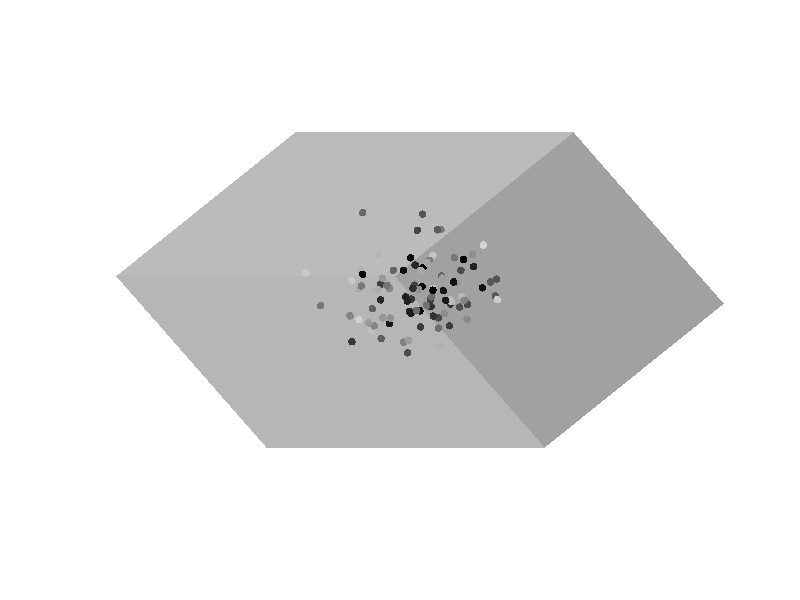
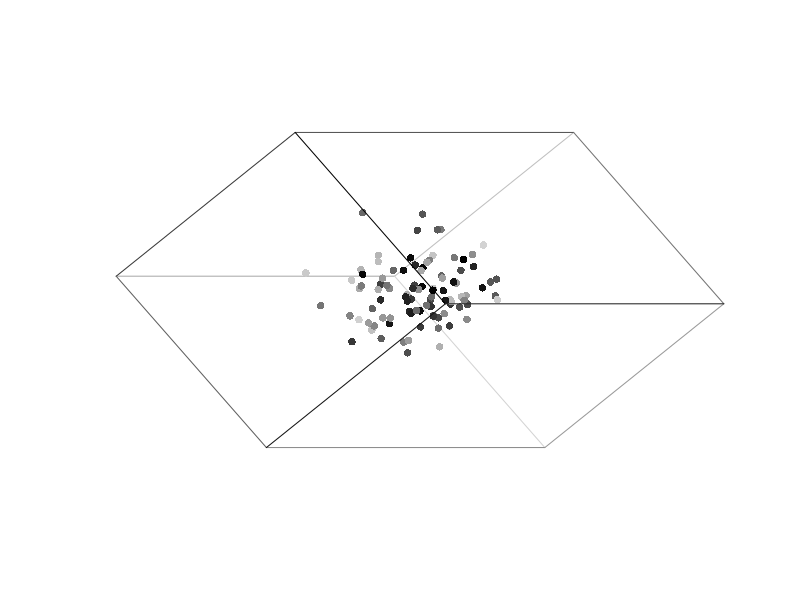
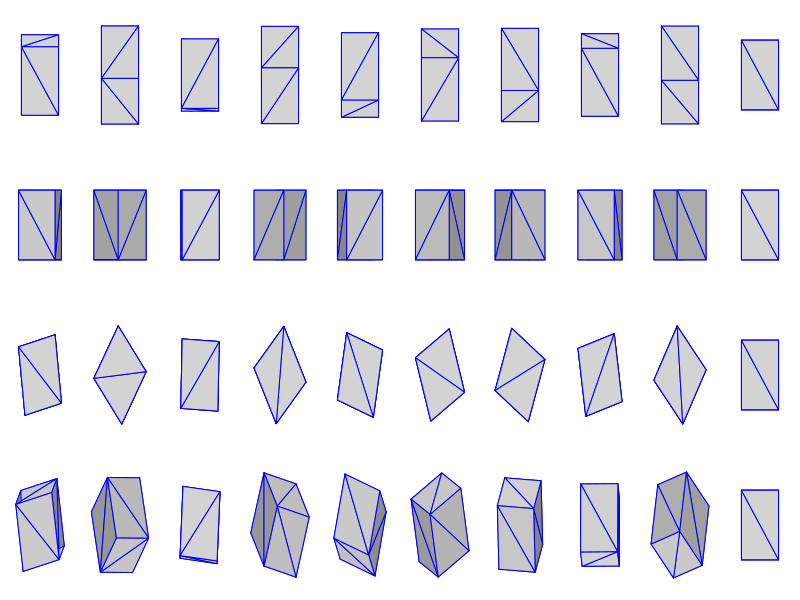
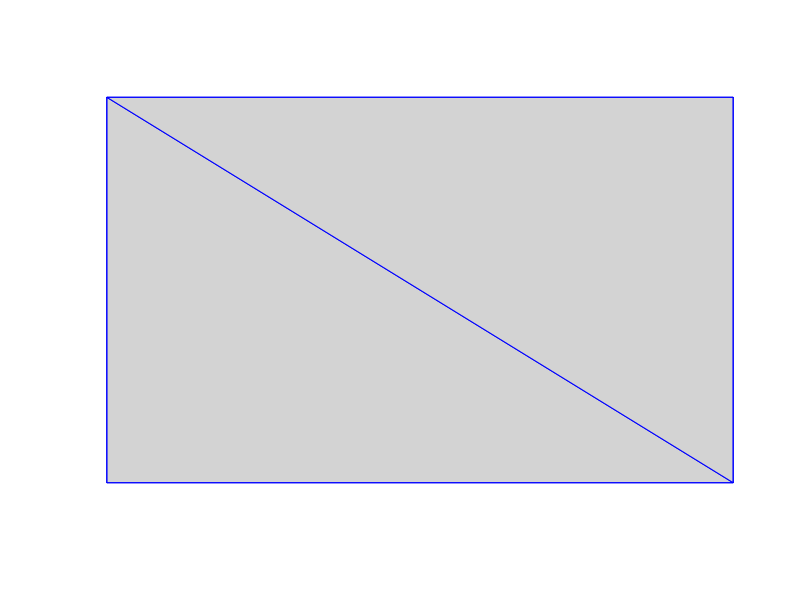

These figures' R source, in order:

#  8 ------ 7
# /|       /|
# 5 ------ 6|
# ||      | |
# |4 ------ 3
# |/      |/
# 1 ------2


#################################################################################
# Functions for rotating and plotting 3D-objects (points, wireframes or polygons)
#################################################################################

xRotate=function(theta,rver){
	while(theta>=360) theta=theta-360
	theta[theta<0]=0
	theta=theta*pi/180
	ct=cos(theta)
	st=sin(theta)
	rver2=rver
	rver2["yx"]=rver["yx"]*ct+rver["zx"]*st
	rver2["yy"]=rver["yy"]*ct+rver["zy"]*st
	rver2["yz"]=rver["yz"]*ct+rver["zz"]*st
	rver2["y0"]=rver["y0"]*ct+rver["z0"]*st
	rver2["zx"]=rver["zx"]*ct-rver["yx"]*st
	rver2["zy"]=rver["zy"]*ct-rver["yy"]*st
	rver2["zz"]=rver["zz"]*ct-rver["yz"]*st
	rver2["z0"]=rver["z0"]*ct-rver["y0"]*st
	rver2
}
yRotate=function(theta,rver){
	while(theta>=360) theta=theta-360
	theta[theta<0]=0
	theta=theta*pi/180
	ct=cos(theta)
	st=sin(theta)
	rver2=rver
	rver2["xx"]=rver["xx"]*ct+rver["zx"]*st
	rver2["xy"]=rver["xy"]*ct+rver["zy"]*st
	rver2["xz"]=rver["xz"]*ct+rver["zz"]*st
	rver2["x0"]=rver["x0"]*ct+rver["z0"]*st
	rver2["zx"]=rver["zx"]*ct-rver["xx"]*st
	rver2["zy"]=rver["zy"]*ct-rver["xy"]*st
	rver2["zz"]=rver["zz"]*ct-rver["xz"]*st
	rver2["z0"]=rver["z0"]*ct-rver["x0"]*st
	rver2
}
zRotate=function(theta,rver){
	while(theta>=360) theta=theta-360
	theta[theta<0]=0
	theta=theta*pi/180
	ct=cos(theta)
	st=sin(theta)
	rver2=rver
	rver2["yx"]=rver["yx"]*ct+rver["xx"]*st
	rver2["yy"]=rver["yy"]*ct+rver["xy"]*st
	rver2["yz"]=rver["yz"]*ct+rver["xz"]*st
	rver2["y0"]=rver["y0"]*ct+rver["x0"]*st
	rver2["xx"]=rver["xx"]*ct-rver["yx"]*st
	rver2["xy"]=rver["xy"]*ct-rver["yy"]*st
	rver2["xz"]=rver["xz"]*ct-rver["yz"]*st
	rver2["x0"]=rver["x0"]*ct-rver["y0"]*st
	rver2
}
scale=function(rver,fx,fy,fz){
	rver["xx"]=rver["xx"]*fx;rver["xy"]=rver["xy"]*fx;rver["xz"]=rver["xz"]*fx;rver["x0"]=rver["x0"]*fx
	rver["yx"]=rver["yx"]*fy;rver["yy"]=rver["yy"]*fy;rver["yz"]=rver["yz"]*fy;rver["y0"]=rver["y0"]*fy
	rver["zx"]=rver["zx"]*fz;rver["zy"]=rver["zy"]*fz;rver["zz"]=rver["zz"]*fz;rver["z0"]=rver["z0"]*fz
	rver
}
translate=function(rver,fx,fy,fz){
	rver["x0"]=rver["x0"]+fx
	rver["y0"]=rver["y0"]+fy
	rver["z0"]=rver["z0"]+fz
	rver
}
unit=function(){
	rver=numeric(0)
	rver["xx"]=1; rver["xy"]=0; rver["xz"]=0; rver["x0"]=0
	rver["yx"]=0; rver["yy"]=1; rver["yz"]=0; rver["y0"]=0
	rver["zx"]=0; rver["zy"]=0; rver["zz"]=1; rver["z0"]=0
	rver
}
toString=function(rver) {
	x=paste0("[",rver["x0"],",",rver["xx"],",",rver["xy"],",",rver["xz"],";\n",
		     rver["y0"],",",rver["yx"],",",rver["yy"],",",rver["yz"],";\n",
		     rver["z0"],",",rver["zx"],",",rver["zy"],",",rver["zz"],"]");
	message(x);return(x);
}
form=function(form="cube")
	if(form=="cube") {
		message("  8 ------ 7 \n /|       /| \n 5 ------ 6| \n ||      | | \n |4 ------ 3 \n |/      |/  \n 1 ------2   ")
		return(list(
		"ver"=c(-1,-1,-1, +1,-1,-1, +1,-1,+1, -1,-1,+1, -1,+1,-1, +1,+1,-1, +1,+1,+1, -1,+1,+1),
		"con"=c(1,2, 2,3, 3,4, 1,4, 5,6, 6,7, 7,8, 5,8, 1,5, 2,6, 3,7, 4,8),
		"pol"=c(1,2,3, 1,3,4, 5,6,7, 5,7,8, 1,2,5, 2,5,6, 2,3,7, 2,6,7, 1,4,8, 1,5,8, 3,4,8, 3,7,8)))
	}
toVer=function(x,y,z){
	c(sapply(1:length(x), function(i) c(x[i],y[i],z[i])))
}
transform=function(ver,rver,thetaX=NULL,thetaY=NULL,thetaZ=NULL,persp=0){
	tver=ver*0
	if(!is.null(thetaX)) rver=xRotate(thetaX,rver)
	if(!is.null(thetaY)) rver=yRotate(thetaY,rver)
	if(!is.null(thetaZ)) rver=zRotate(thetaZ,rver)
	for(i in seq(length(ver),1,by=-3)-2){
		tver[i+0]=ver[i]*rver["xx"]+ver[i+1]*rver["xy"]+ver[i+2]*rver["xz"]+rver["x0"]
		tver[i+1]=ver[i]*rver["yx"]+ver[i+1]*rver["yy"]+ver[i+2]*rver["yz"]+rver["y0"]
		tver[i+2]=ver[i]*rver["zx"]+ver[i+1]*rver["zy"]+ver[i+2]*rver["zz"]+rver["z0"]
		if(persp>0){
			tver[i+0]=tver[i+0]*(1-tver[i+2]/persp)
			tver[i+1]=tver[i+1]*(1-tver[i+2]/persp)
		}
	}
	return(tver)
}
colourPolygons=function(tver,pol,col1="lightgrey",returnDegree=F){
	d=numeric(0)
	toDegree <- function(rad) rad * 57.29577951308232286465 # double for 180/pi
	for(i in seq(1,length(pol),by=3)){
		x1=tver[pol[i]*3-2]
		y1=tver[pol[i]*3-1]
		z1=tver[pol[i]*3-0]
		x2=tver[pol[i+1]*3-2]
		y2=tver[pol[i+1]*3-1]
		z2=tver[pol[i+1]*3-0]
		x3=tver[pol[i+2]*3-2]
		y3=tver[pol[i+2]*3-1]
		z3=tver[pol[i+2]*3-0]
		v1=(y1-y2)*(z3-z2)-(z1-z2)*(y3-y2)
		v2=(z1-z2)*(x3-x2)-(x1-x2)*(z3-z2)
		v3=(x1-x2)*(y3-y2)-(y1-y2)*(x3-x2)
		d=c(d,asin(sqrt((v1*v1)/(v1*v1+v2*v2+v3*v3))))
	}
	d=toDegree(d)
	if(returnDegree) return(d)
	d=round(d)
	cols=unlist(lapply(1:length(d),function(i){
		print(col2rgb(col1))
		print(d)
		apply(col2rgb(col1), 2, function(x)
			rgb( max(0,min(1,(x[1]-d[i])/255)),max(0,min(1,(x[2]-d[i])/255)),max(0,min(1,(x[3]-d[i])/255)) )
		)
	}))
	cols
 	}
sortCon=function(con,tver,fun=mean){
	for(i in seq(1,length(con),by=2))
	for(j in seq(1,length(con),by=2))
	if(fun(c(tver[con[i]*3],ver[con[i+1]*3])) > fun(c(tver[con[j]*3],tver[con[j+1]*3]))){
		h1=con[i];h2=con[i+1];
		con[i]=con[j];con[i+1]=con[j+1];
		con[j]=h1;con[j+1]=h2;
	}
	con
}
sortPol=function(pol,tver,fun=mean){
	for(i in seq(1,length(pol),by=3))
	for(j in seq(1,length(pol),by=3))
	if(fun(c(tver[pol[i]*3],tver[pol[i+1]*3],tver[pol[i+2]*3])) > fun(c(tver[pol[j]*3],tver[pol[j+1]*3],tver[pol[j+2]*3]))){
		h1=pol[i];h2=pol[i+1];h3=pol[i+2];
		pol[i]=pol[j];pol[i+1]=pol[j+1];pol[i+2]=pol[j+2];
		pol[j]=h1;pol[j+1]=h2;pol[j+2]=h3;
	}
	pol
}
plotPoints=function(tver,rver,con,add=F,col1="lightgrey",col2="black",subset=NULL,lim=NULL){
	if(is.null(lim)) {
	if(add==F) plot(c(min(tver),max(tver)),c(min(tver),max(tver)),type="n",axes=F,xlab=NA,ylab=NA)}else
	if(add==F) plot(c(lim[1],lim[2]),c(lim[1],lim[2]),type="n",axes=F,xlab=NA,ylab=NA)
	z=sapply(seq(1,length(tver),by=3),function(i) tver[i+2])
	cols=colorRampPalette(c(col2,col1))(length(levels(as.factor(z))));
	if(!is.null(subset)){
		if(subset=="front")cols[z<=0]=NA
		if(subset=="back")cols[z>0]=NA
	}
	co=0
	for(i in seq(1,length(tver),by=3)){
		co=co+1
		points(tver[i+0],tver[i+1],pch=16,col=cols[rank(z,ties.method="min")[co]])
	}
}
plotWireframe=function(tver,rver,con,add=F,col1="lightgrey",col2="black",subset=NULL,lim=NULL,fun=mean){
	if(is.null(lim)) {
	if(add==F) plot(c(min(tver),max(tver)),c(min(tver),max(tver)),type="n",axes=F,xlab=NA,ylab=NA)}else
	if(add==F) plot(c(lim[1],lim[2]),c(lim[1],lim[2]),type="n",axes=F,xlab=NA,ylab=NA)
	con=sortCon(con,tver,fun);
	z=sapply(seq(1,length(con),by=2),function(i) (tver[con[i]*3]+tver[con[i+1]*3])/2)
	cols=colorRampPalette(c(col2,col1))(length(levels(as.factor(z))));
	if(!is.null(subset)){
		if(subset=="front")cols[z<=0]=NA
		if(subset=="back")cols[z>0]=NA
	}
	co=0
	for(i in seq(1,length(con),by=2)){
		co=co+1
		segments(tver[con[i]*3-2],tver[con[i]*3-1],tver[con[i+1]*3-2],tver[con[i+1]*3-1],
		col=cols[rank(z,ties.method="min")[co]])
	}
}
plotPolygons=function(tver,rver,pol,add=F,col1="lightgrey",col2="black",subset=NULL,border="black",lim=NULL,fun=mean){
	if(is.null(lim)) {
	if(add==F) plot(c(min(tver),max(tver)),c(min(tver),max(tver)),type="n",axes=F,xlab=NA,ylab=NA)}else
	if(add==F) plot(c(lim[1],lim[2]),c(lim[1],lim[2]),type="n",axes=F,xlab=NA,ylab=NA)
	pol=sortPol(pol,tver,fun);
	z=sapply(seq(1,length(pol),by=3),function(i) (tver[pol[i]*3]+tver[pol[i+1]*3]+tver[pol[i+2]*3])/3)
	cols=colourPolygons(tver,pol,col1)
	if(!is.null(subset)){
		if(subset=="front")cols[z>0]=NA
		if(subset=="back")cols[z<=0]=NA
	}
	co=0
	for(i in seq(1,length(pol),by=3)){
		co=co+1
		polygon(
			x=c(tver[pol[i]*3-2],tver[pol[i+1]*3-2],tver[pol[i+2]*3-2]),
			y=c(tver[pol[i]*3-1],tver[pol[i+1]*3-1],tver[pol[i+2]*3-1]),
			col=cols[co],border=border)
	}
}

####################
# Example
####################

ver=form()$ver
con=form()$con
pol=form()$pol

set.seed(0);
poi=toVer(x=rnorm(100)/4,y=rnorm(100)/4,z=rnorm(100)/4);poi[poi>1]=1

nv=length(ver)/3
nc=length(con)/2
rver=unit()

tver=transform(ver,rver,thetaX=320,thetaY=320,thetaZ=0)
tver2=transform(poi,rver,thetaX=320,thetaY=320,thetaZ=0)

dev.new();
plotPolygons(tver,rver,pol,subset="back",border=NA, add=F);
plotPoints(tver2,rver,con,add=T)

dev.new();
plotWireframe(tver,rver,con,add=F,subset="back")
plotPoints(tver2,rver,con,add=T)
plotWireframe(tver,rver,con,add=T,subset="front")

dev.new();
par(mfrow=c(4,10))
a=seq(10,360,length.out=10);
for(i in a) {par(mar=c(0,0,0,0));tver=transform(ver,rver,thetaX=i,thetaY=0,thetaZ=0);plotPolygons(tver,rver,pol,border="blue", lim=c(-2,2), add=F);}
for(i in a) {par(mar=c(0,0,0,0));tver=transform(ver,rver,thetaX=0,thetaY=i,thetaZ=0);plotPolygons(tver,rver,pol,border="blue", lim=c(-2,2), add=F);}
for(i in a) {par(mar=c(0,0,0,0));tver=transform(ver,rver,thetaX=0,thetaY=0,thetaZ=i);plotPolygons(tver,rver,pol,border="blue", lim=c(-2,2), add=F);}
for(i in a) {par(mar=c(0,0,0,0));tver=transform(ver,rver,thetaX=i,thetaY=i,thetaZ=i);plotPolygons(tver,rver,pol,border="blue", lim=c(-2,2), add=F);}


dev.new();
p=function(a=F,tx=0,ty=0,tz=0){
print(paste(tx,";",ty,";",tz))
	tver=transform(ver,rver,thetaX=tx,thetaY=ty,thetaZ=tz);
	plotPolygons(tver,rver,pol,border="blue", add=a);
}
p(F)
prevx=0;prevy=0;ax=0;ay=0;thetax=0;thetay=0;drag=F;
toDegree <- function(rad) rad * 57.29577951308232286465 
toRadians <- function(deg) deg / 57.29577951308232286465 
f=function(prompt="Move the cube with cursor keys") getGraphicsEvent(
	prompt=prompt,
	onKeybd=function(x){
		if(x=="ctrl-["){ print(paste("thetax=",thetax,"; thetay=",thetay)); return("ctrl-[")}
		if(x=="Down")  thetax<<-thetax+5
		if(x=="Left")  thetay<<-thetay+5
		if(x=="Right") thetay<<-thetay-5
		if(x=="Up")    thetax<<-thetax-5
		if(thetax>360)thetax<<-thetax-360
		if(thetay>360)thetay<<-thetay-360
		if(thetax<0)thetax<<-360+thetax
		if(thetay<0)thetay<<-360+thetay
		p(F,thetax,thetay);
		f(paste(x,"; ",thetax,";",thetay));
		return(-1)
		NULL}
)
f()

